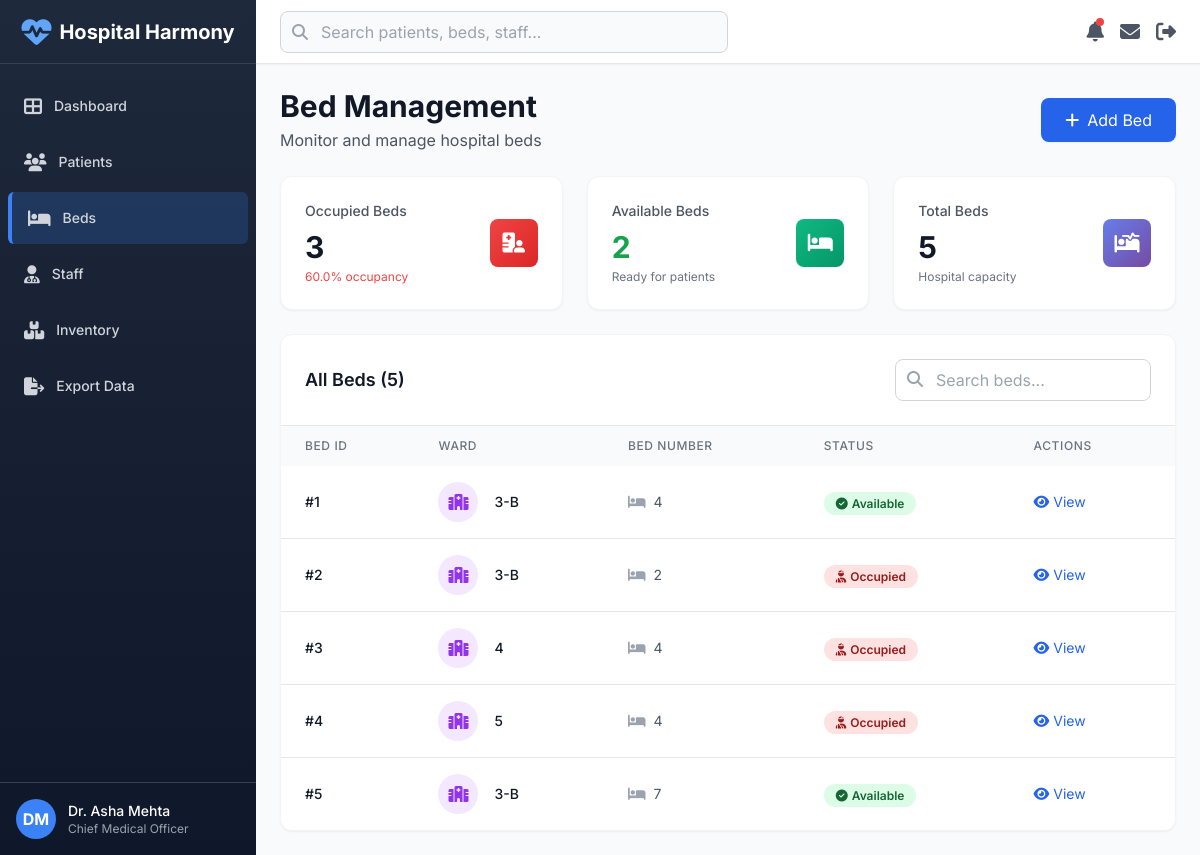
Page /beds (signed in) on the committed database.
### tables this page shows
CREATE TABLE beds (
    id INTEGER PRIMARY KEY AUTOINCREMENT,
    ward TEXT NOT NULL,
    bed_number TEXT NOT NULL,
    status TEXT NOT NULL DEFAULT 'available'
);

### app.py (the view)
@app.route('/beds')
@login_required
def beds():
    db = get_db(); cur = db.cursor()
    cur.execute('SELECT * FROM beds')
    rows = cur.fetchall()
    return render_template('beds.html', beds=rows)

### app.py (called while the page is built)
def login_required(f):
    @wraps(f)
    def wrapped(*args, **kwargs):
        if 'user' not in session:
            return redirect(url_for('login'))
        return f(*args, **kwargs)
    return wrapped

### database.py (called while the page is built)
def get_db():
    global _conn
    if _conn is None:
        _conn = sqlite3.connect(DB_PATH, check_same_thread=False)
        _conn.row_factory = sqlite3.Row
    return _conn

### templates/beds.html (shortened to what this page needs)
{% extends "layout.html" %}
{% block content %}
<div class="flex items-center justify-between mb-6">
    <div>
        <h1 class="text-3xl font-bold text-gray-900">Bed Management</h1>
        <p class="text-gray-600 mt-1">Monitor and manage hospital beds</p>
    </div>
    <button onclick="document.getElementById('addModal').classList.remove('hidden')" class="bg-blue-600 hover:bg-blue-700 text-white px-6 py-2.5 rounded-lg flex items-center transition shadow-sm">
        <i class="fas fa-plus mr-2"></i>
        Add Bed
    </button>
</div>
<div class="grid grid-cols-1 gap-6 sm:grid-cols-3 mb-6">
    <div class="card-hover bg-white rounded-xl shadow-sm p-6 border border-gray-100">
        <div class="flex items-center justify-between">
            <div>
                <p class="text-sm font-medium text-gray-600">Occupied Beds</p>
                <p class="text-3xl font-bold text-gray-900 mt-2">
                    {{ beds|selectattr('status', 'equalto', 'occupied')|list|length }}
                </p>
                <p class="text-xs text-red-500 mt-1">
                    {{ "%.1f"|format((beds|selectattr('status', 'equalto', 'occupied')|list|length / beds|length * 100) if beds|length > 0 else 0) }}% occupancy
                </p>
            </div>
            <div class="gradient-danger w-12 h-12 rounded-lg flex items-center justify-center">
                <i class="fas fa-hospital-user text-white text-xl"></i>
            </div>
        </div>
    </div>
    <div class="card-hover bg-white rounded-xl shadow-sm p-6 border border-gray-100">
        <div class="flex items-center justify-between">
            <div>
                <p class="text-sm font-medium text-gray-600">Available Beds</p>
                <p class="text-3xl font-bold text-green-600 mt-2">
                    {{ beds|selectattr('status', 'equalto', 'available')|list|length }}
                </p>
                <p class="text-xs text-gray-500 mt-1">Ready for patients</p>
            </div>
            <div class="gradient-success w-12 h-12 rounded-lg flex items-center justify-center">
                <i class="fas fa-bed text-white text-xl"></i>
            </div>
        </div>
    </div>
    <div class="card-hover bg-white rounded-xl shadow-sm p-6 border border-gray-100">
        <div class="flex items-center justify-between">
            <div>
                <p class="text-sm font-medium text-gray-600">Total Beds</p>
                <p class="text-3xl font-bold text-gray-900 mt-2">{{ beds|length }}</p>
                <p class="text-xs text-gray-500 mt-1">Hospital capacity</p>
            </div>
            <div class="gradient-primary w-12 h-12 rounded-lg flex items-center justify-center">
                <i class="fas fa-procedures text-white text-xl"></i>
            </div>
        </div>
    </div>
</div>
<div class="bg-white rounded-xl shadow-sm border border-gray-100 overflow-hidden">
    <div class="p-6 border-b border-gray-200">
        <div class="flex items-center justify-between">
            <h3 class="text-lg font-semibold text-gray-900">All Beds ({{ beds|length }})</h3>
            <div class="relative w-64">
                <input type="search" id="searchInput" placeholder="Search beds..." class="w-full pl-10 pr-4 py-2 border border-gray-300 rounded-lg focus:ring-2 focus:ring-blue-500 focus:border-transparent" onkeyup="searchTable()">
                <i class="fas fa-search absolute left-3 top-3 text-gray-400"></i>
            </div>
        </div>
    </div>
    <div class="overflow-x-auto">
        <table class="w-full" id="bedsTable">
            <thead class="bg-gray-50">
                <tr>
                    <th class="px-6 py-3 text-left text-xs font-medium text-gray-500 uppercase tracking-wider">Bed ID</th>
                    <th class="px-6 py-3 text-left text-xs font-medium text-gray-500 uppercase tracking-wider">Ward</th>
                    <th class="px-6 py-3 text-left text-xs font-medium text-gray-500 uppercase tracking-wider">Bed Number</th>
                    <th class="px-6 py-3 text-left text-xs font-medium text-gray-500 uppercase tracking-wider">Status</th>
                    <th class="px-6 py-3 text-left text-xs font-medium text-gray-500 uppercase tracking-wider">Actions</th>
                </tr>
            </thead>
            <tbody class="bg-white divide-y divide-gray-200">
                {% if beds %}
                    {% for b in beds %}
                    <tr class="hover:bg-gray-50 transition">
                        <td class="px-6 py-4 whitespace-nowrap text-sm font-medium text-gray-900">#{{ b['id'] }}</td>
                        <td class="px-6 py-4 whitespace-nowrap">
                            <div class="flex items-center">
                                <div class="flex-shrink-0 h-10 w-10 bg-purple-100 rounded-full flex items-center justify-center">
                                    <i class="fas fa-hospital text-purple-600"></i>
                                </div>
                                <div class="ml-4">
                                    <div class="text-sm font-medium text-gray-900">{{ b['ward'] }}</div>
                                </div>
                            </div>
                        </td>
                        <td class="px-6 py-4 whitespace-nowrap text-sm text-gray-600">
                            <i class="fas fa-bed mr-2 text-gray-400"></i>{{ b['bed_number'] }}
                        </td>
                        <td class="px-6 py-4 whitespace-nowrap">
                            {% if b['status'] == 'available' %}
                                <span class="px-3 py-1 text-xs font-semibold rounded-full bg-green-100 text-green-800">
                                    <i class="fas fa-check-circle mr-1"></i>Available
                                </span>
                            {% elif b['status'] == 'occupied' %}
                                <span class="px-3 py-1 text-xs font-semibold rounded-full bg-red-100 text-red-800">
                                    <i class="fas fa-user-injured mr-1"></i>Occupied
                                </span>
                            {% else %}
                                <span class="px-3 py-1 text-xs font-semibold rounded-full bg-gray-100 text-gray-800">
                                    <i class="fas fa-tools mr-1"></i>{{ b['status']|title }}
                                </span>
                            {% endif %}
                        </td>
                        <td class="px-6 py-4 whitespace-nowrap text-sm">
                            <button onclick="viewBed({{ b['id'] }}, '{{ b['ward'] }}', '{{ b['bed_number'] }}', '{{ b['status'] }}')" class="text-blue-600 hover:text-blue-800 mr-3 transition">
                                <i class="fas fa-eye mr-1"></i>View
                            </button>
                        </td>
                    </tr>
                    {% endfor %}
                {% endif %}
            </tbody>
        </table>
    </div>
</div>
{% endblock %}

### templates/layout.html (style rules this page uses)
* { font-family: 'Inter', sans-serif; }
.card-hover { transition: all 0.3s ease; }
.gradient-primary { background: linear-gradient(135deg, #667eea 0%, #764ba2 100%); }
.gradient-success { background: linear-gradient(135deg, #10b981 0%, #059669 100%); }
.gradient-danger { background: linear-gradient(135deg, #ef4444 0%, #dc2626 100%); }

### rows in the picture
beds: id "1", ward "3-B", bed_number "4", status "available" (drawn)
beds: id "2", ward "3-B", bed_number "2", status "occupied" (drawn)
beds: id "3", ward "4", bed_number "4", status "occupied" (drawn)
beds: id "4", ward "5", bed_number "4", status "occupied" (drawn)
beds: id "5", ward "3-B", bed_number "7", status "available" (drawn)

### other values in the picture
{{ beds|selectattr('status', 'equalto', 'occupied')|list|length }} "3"
{{ beds|selectattr('status', 'equalto', 'available')|list|length }} "2"
{{ beds|length }} "5"
